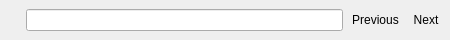
<?xml version="1.0" encoding="UTF-8"?>
<ui version="4.0">
 <class>SearchBar</class>
 <widget class="QWidget" name="SearchBar">
  <property name="geometry">
   <rect>
    <x>0</x>
    <y>0</y>
    <width>450</width>
    <height>40</height>
   </rect>
  </property>
  <property name="styleSheet">
   <string notr="true">SearchBar {
	border-top-width: .6px;
	border-top-style: solid;
	border-top-color: darkgray;
}</string>
  </property>
  <layout class="QHBoxLayout" name="horizontalLayout">
   <property name="spacing">
    <number>0</number>
   </property>
   <property name="leftMargin">
    <number>4</number>
   </property>
   <property name="topMargin">
    <number>4</number>
   </property>
   <property name="rightMargin">
    <number>4</number>
   </property>
   <property name="bottomMargin">
    <number>4</number>
   </property>
   <item>
    <widget class="QToolButton" name="tbClose">
     <property name="toolTip">
      <string>Close</string>
     </property>
     <property name="styleSheet">
      <string notr="true">QToolButton {
	font-size: 16px;
	font-family: verdana;
	border-radius: 4px;
}
QToolButton:hover{ background-color: palette(light); }
QToolButton::pressed{ background-color: palette(mid); }</string>
     </property>
     <property name="icon">
      <iconset theme="edit-delete">
       <normaloff>.</normaloff>.</iconset>
     </property>
     <property name="shortcut">
      <string>Esc</string>
     </property>
     <property name="autoRaise">
      <bool>true</bool>
     </property>
    </widget>
   </item>
   <item>
    <spacer name="spacer1">
     <property name="orientation">
      <enum>Qt::Horizontal</enum>
     </property>
     <property name="sizeType">
      <enum>QSizePolicy::Fixed</enum>
     </property>
     <property name="sizeHint" stdset="0">
      <size>
       <width>3</width>
       <height>0</height>
      </size>
     </property>
    </spacer>
   </item>
   <item>
    <widget class="SearchLineEdit" name="m_searchLineEdit">
     <property name="minimumSize">
      <size>
       <width>300</width>
       <height>0</height>
      </size>
     </property>
    </widget>
   </item>
   <item>
    <spacer name="spacer2">
     <property name="orientation">
      <enum>Qt::Horizontal</enum>
     </property>
     <property name="sizeType">
      <enum>QSizePolicy::Fixed</enum>
     </property>
     <property name="sizeHint" stdset="0">
      <size>
       <width>2</width>
       <height>0</height>
      </size>
     </property>
    </spacer>
   </item>
   <item>
    <widget class="QToolButton" name="m_previousButton">
     <property name="text">
      <string>Previous</string>
     </property>
     <property name="toolButtonStyle">
      <enum>Qt::ToolButtonTextOnly</enum>
     </property>
     <property name="autoRaise">
      <bool>true</bool>
     </property>
    </widget>
   </item>
   <item>
    <widget class="QToolButton" name="m_nextButton">
     <property name="text">
      <string>Next</string>
     </property>
     <property name="toolButtonStyle">
      <enum>Qt::ToolButtonTextOnly</enum>
     </property>
     <property name="autoRaise">
      <bool>true</bool>
     </property>
    </widget>
   </item>
  </layout>
 </widget>
 <customwidgets>
  <customwidget>
   <class>SearchLineEdit</class>
   <extends>QLineEdit</extends>
   <header>src/searchlineedit.h</header>
  </customwidget>
 </customwidgets>
 <resources/>
 <connections/>
</ui>
